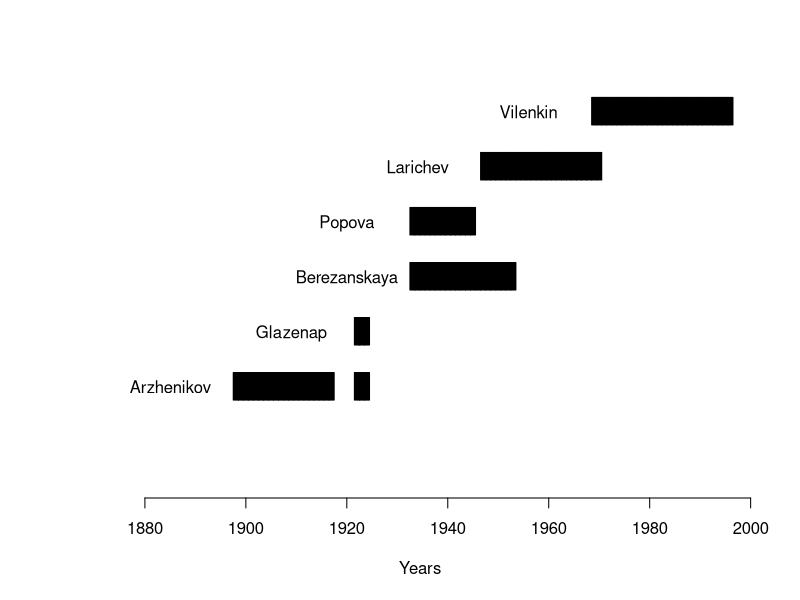

This chart was generated by the following R code:
cuts <- function(x)
{
n <- length(x) %/% 4
map <- rep(c(rep(TRUE,4),FALSE), n)
result <- rep(NA, n*5)
result[map] <- x
result
}

polygon.dyn <- function(mydata, offset, cex)
{
# Retrieving data matrix dimensions
XNUM <- dim(mydata)[2]
YNUM <- dim(mydata)[1]

# Extracting the numeric part of the data matrix
mdn = NULL
for (i in 1:XNUM)
 {
 mdni <- as.numeric(as.character(mydata[2:YNUM,i]))
 mdn <- cbind(mdn, mdni)
 }

# Calculating left and right coords for all possible rectangular polygons
xr <- mdn[,1]+.5
xl <- mdn[,1]-.5
x <- cbind(xl,xr,xr,xl)

# Calculating plot outline parameters
vspace = 0
for (i in 2:(XNUM))
 {
 vsi <- max(mdn[,i], na.rm=T)
 vspace <- c(vspace, vsi)
 }

# Drawing the plot outline
plot(0, xlim=c((min(x)-1-2*offset),max(x)), ylim=c(0,(sum(vspace) + XNUM + 1)), frame=F, yaxt="n", ylab="", xlab="Years")

# Looping the polygons
for (i in 2:XNUM)
 {
 ## Calculating the top and bottom coords for each rectangular polygon
 yt <- ((max(mdn[,i], na.rm=T)+2)+mdn[,i])/2
 yb <- ((max(mdn[,i], na.rm=T)+2)-mdn[,i])/2
 y <- cbind(yb,yb,yt,yt)

 ## Drawing a polygon
 polygon(x=cuts(t(x)), y=(i + sum(vspace[1:i-1]) + cuts(t(y))), col="black")
 }

# Adding labels
## Calculating x coord for text labels
xlab = NULL
for (i in 2:XNUM)
 {
 xraw <- cbind(mdn[,1], mdn[,i])
 xraws <- subset(xraw, xraw[,2] > 0)
 xlab <- rbind(xlab, min(xraws[,1]))
 }

## Calculating y coord for text labels
ylab = NULL
for (i in 2:XNUM)
 {
 ybase <- (max(mdn[,i], na.rm=T)+2)/2
 yraw <- (i + sum(vspace[1:i-1]) + ybase + .5)
 ylab <- rbind(ylab, yraw)
 }

## Putting text labels to the plot
text (xlab[,1]-1-offset, ylab[,1], t(mydata[1,2:XNUM]), pos=1, cex=cex)
}

issues <- read.table("issues.csv", sep=",")
pdf("issues.pdf")
polygon.dyn(issues, 12, 1)
dev.off()
